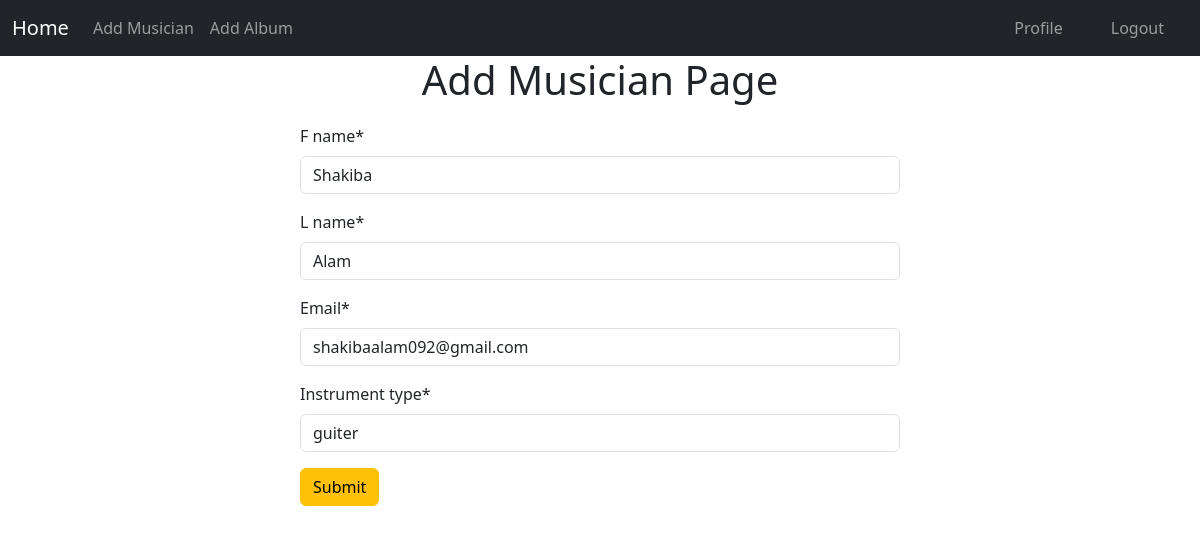
/musician/edit/1 (signed in), run on the app's committed database.
### musician/models.py (models this page shows, shortened)
class MusicianModel(models.Model):
    f_name = models.CharField(max_length=100)
    l_name = models.CharField(max_length=100)
    email = models.EmailField()
    instrument_type = models.CharField(max_length=100)

### musician/views.py (the view)
# urls.py: path('edit/<int:id>', views.edit_musician, name='edit_musician'),
@login_required
def edit_musician(request,id):
    post=models.MusicianModel.objects.get(pk=id)
    musician_form=forms.MusicianForm(instance=post)
    if request.method =='POST':
        musician_form=forms.MusicianModel(request.POST,instance=post)
        if musician_form.is_valid():
            musician_form.save()
            return redirect('home')
    return render(request, 'add_musician.html',{'form':musician_form})

### musician/forms.py
class MusicianForm(forms.ModelForm):
    class Meta:
        model = MusicianModel
        fields='__all__'

### musician/templates/add_musician.html
{% extends 'base.html' %} {% block content %}
  {% load crispy_forms_tags %}
  <h1 class="text-center">Add Musician Page</h1>
  <form method="post" style="width: 50%; margin: 20px auto;">
    {% csrf_token %} {{ form | crispy }}
    <input type="submit" class="btn btn-warning" value="Submit" />
  </form>
{% endblock %}

### data on the page
MusicianModel: f_name "Shakiba", l_name "Alam", email "shakibaalam092@gmail.com", instrument_type "guiter"
